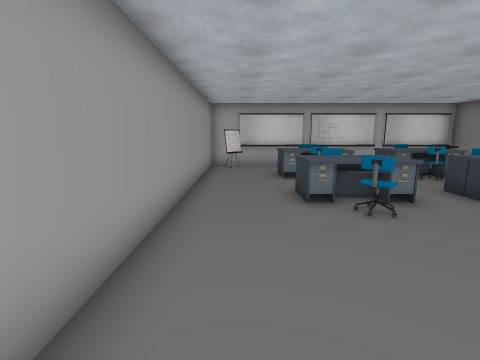
[1] (above)

12 first-person views from a walk through a Unity game level. The camera is 1.5 m above the floor, tilts 10° down and sees 85° across. The floor is counted in squares, 1 m on a side. Each view is taken from the middle of a square. On the plan, view 1 faces up. The plan holds only what a view shows up to about 14 squares ahead; the rest is blank. The player is left out.

[2]
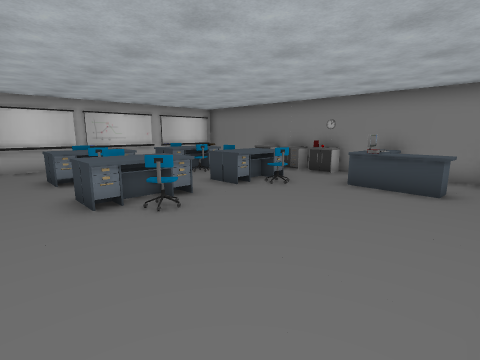

[3]
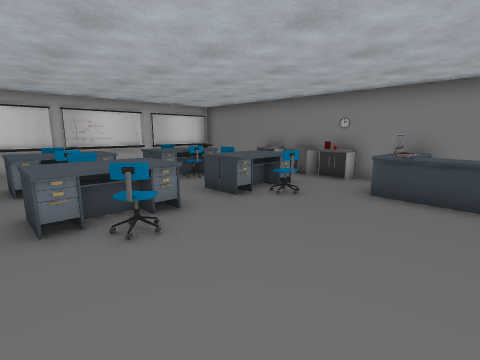

[4]
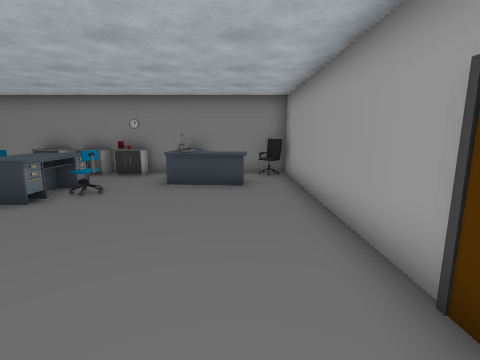

[5]
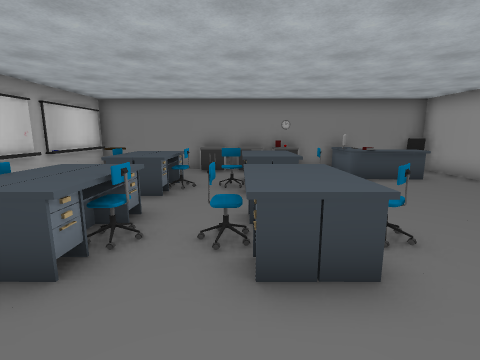

[6]
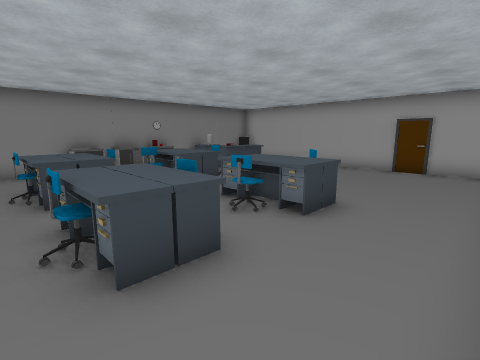

[7]
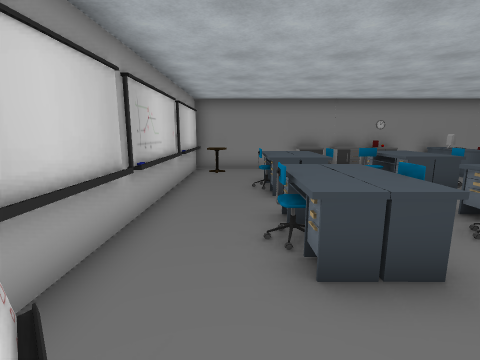

[8]
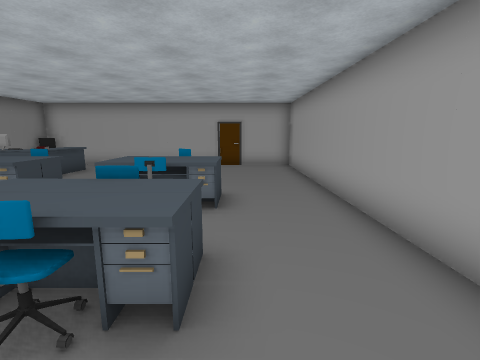

[9]
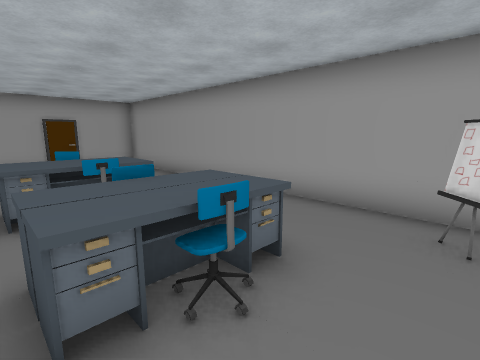

[10]
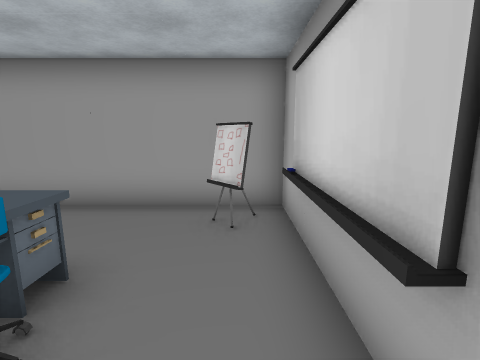

[11]
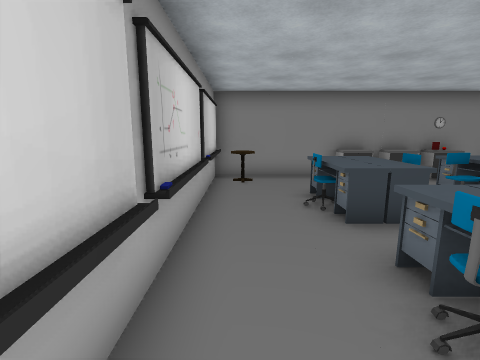

[12]
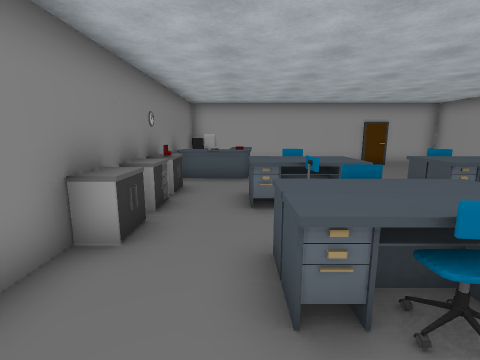

### Floor plan
Points are (right, up) in squares from view 1. A wall is a line through its corners. A room is listed if a view was taken in it or the views show most of it. See-through windows are left out.
Room 1 (views 1, 2, 3, 4, 5, 6, 7, 8, 9, 10, 11, 12)
walls: (10.3, 8.4) (10.3, 12.8) (7.4, 12.8); (3.5, 12.8) (0.5, 12.8); (6.5, 12.8) (4.4, 12.8); (-0.4, 12.8) (-1.4, 12.8) (-1.4, -0.8) (10.3, -0.8) (10.3, 4.6)
objects: other object (0, 12); desk (2, 5) to (2, 6); chair (2, 7) to (3, 7); chair (2, 9) to (3, 9); chair (2, 10) to (3, 10); chair (3, 5); desk (4, 6); desk (4, 7); desk (4, 9); desk (4, 10); desk (5, 9); desk (5, 10); chair (6, 5) to (7, 5); desk (6, 6) to (8, 6); chair (6, 7) to (7, 7); chair (6, 9) to (7, 9); chair (6, 10); desk (7, 10); desk (8, 1) to (10, 3); other object (8, 3); desk (8, 7); chair (9, 0) to (10, 0); monitor (9, 4); other object (9, 5); table (9, 12); other object (10, 5); other object (10, 6) to (10, 7); other object (10, 8)

Positions as (right, up) in squares from view 1, and headings:
1: (0, 0), facing up
2: (0, 0), facing up-right
3: (1, 1), facing up-right
4: (0, 1), facing right
5: (-1, 7), facing right
6: (-1, 11), facing down-right
7: (-1, 11), facing right
8: (1, 12), facing down
9: (4, 12), facing down-left
10: (4, 12), facing left
11: (1, 12), facing right
12: (8, 12), facing down
